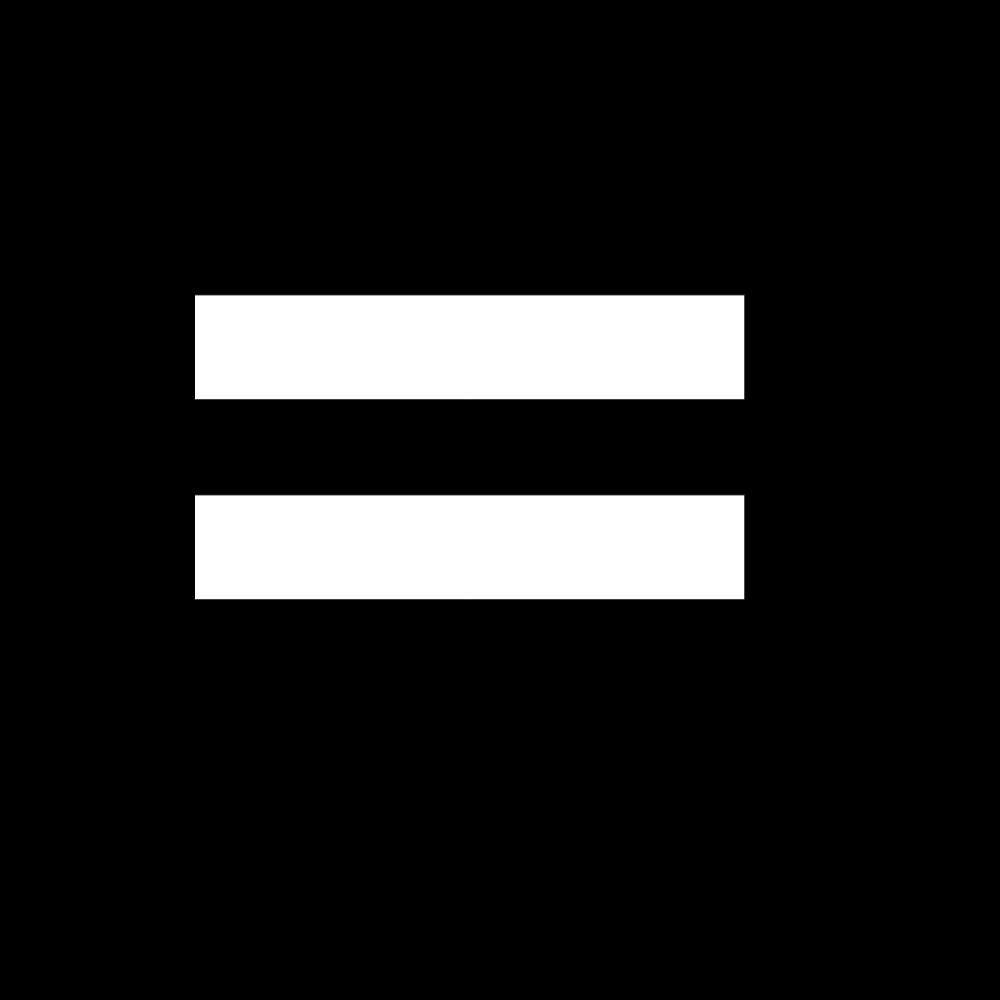
Frame 1 (no input)
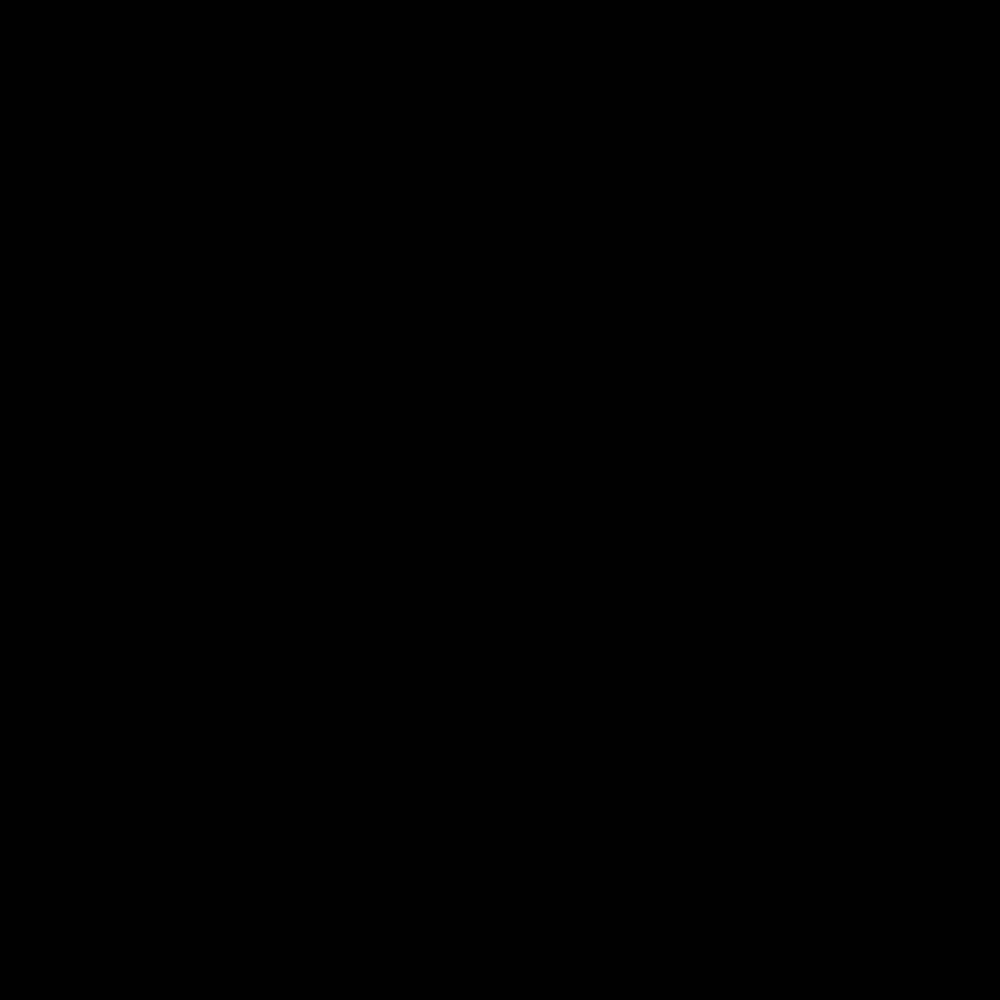
Frame 60 (no input)
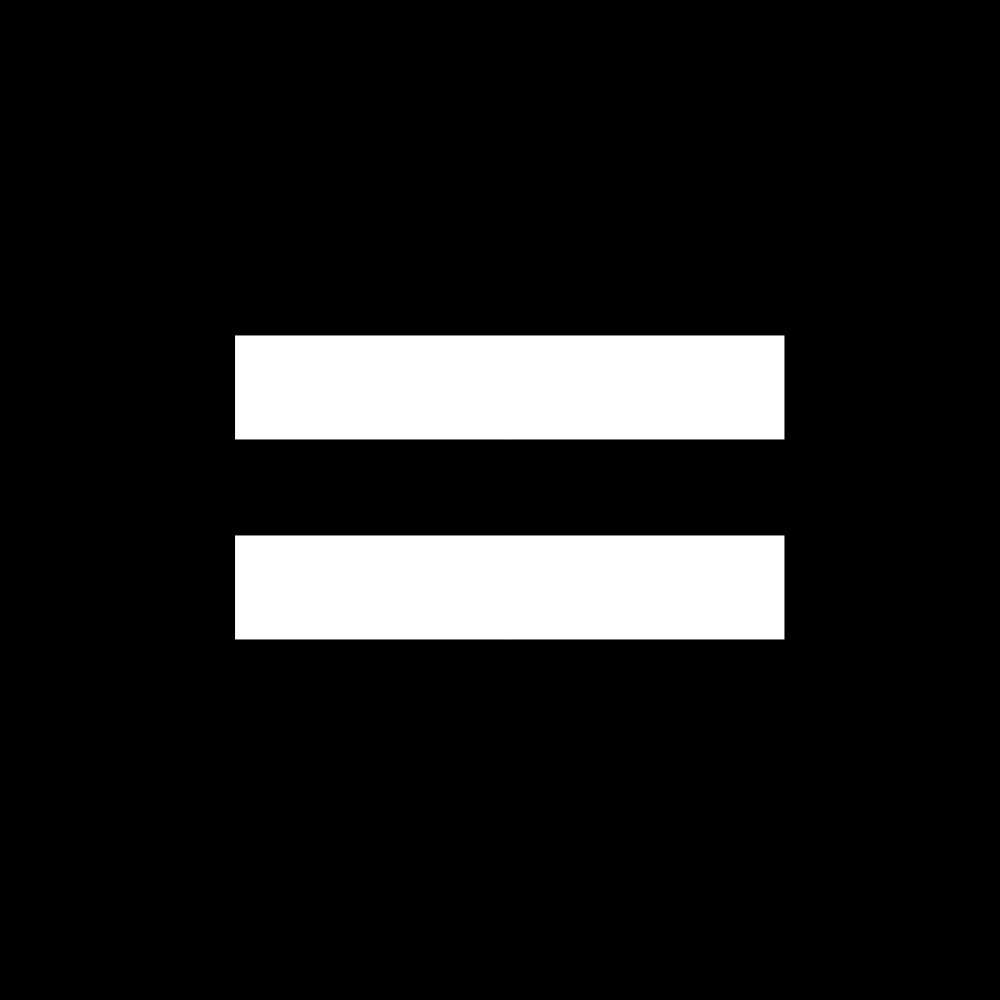
Frame 120 (the mouse pressed at the canvas centre since frame 60)

The p5.js sketch that drew these frames (run headless with seeded random() and noise() and a simulated clock; from frame 60 on, the mouse is pressed at the canvas centre):

// p5.js sketch
// ── sketch.js
//Code refrenced - Compform's animation module (https://compform.net/animation/)
//Variation of day 8's code that I wanted to show

function setup() {
  createCanvas(1000, 1000);
  frameRate(60);
}

function draw() {
  background(0);

  const a = map(frameCount, 0, 120, 0, PI);
  let offset = tan(a) * 60;
  let r = random(75);
  const y = 300 - offset - r +50;
  const x = 200 - offset - r +50;

  fill(255, 255, 255);
  rect(x, y, 550, 105);
  rect(x, y +200, 550, 105);
}
